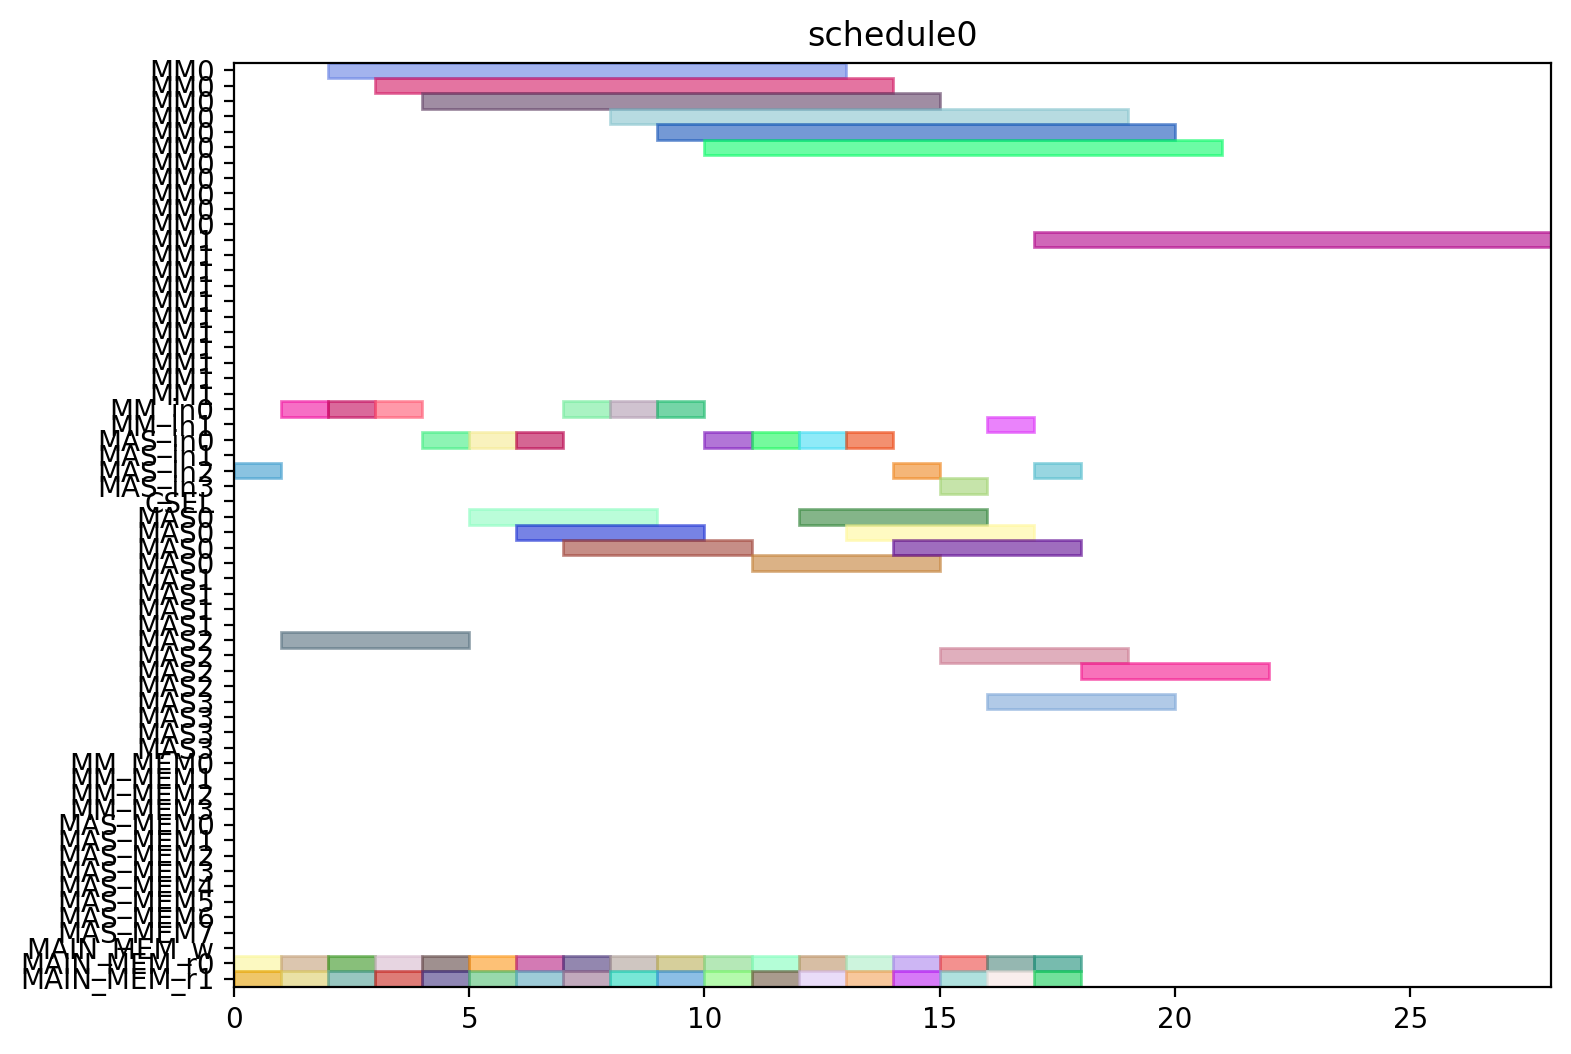

Source code (Python):
from pyschedule import Scenario, solvers, plotters, alt


def solve():
	horizon = 120
	S = Scenario("schedule0", horizon=horizon)

	# resource
	MM = S.Resources('MM', num=2, size=11)
	MM_in = S.Resources('MM_in', num=2)
	MAS_in = S.Resources('MAS_in', num=4)
	CSEL = S.Resource('CSEL')
	MAS = S.Resources('MAS', num=4, size=4, periods=range(1, horizon))
	MM_MEM = S.Resources('MM_MEM', num=4)
	MAS_MEM = S.Resources('MAS_MEM', num=8)
	MAIN_MEM_w = S.Resource('MAIN_MEM_w', size=1)
	MAIN_MEM_r = S.Resources('MAIN_MEM_r', num=2)

	# result of previous scheduling

	# new tasks
	t0_t0 = S.Task('t0_t0', length=4, delay_cost=1)
	t0_t0 += alt(MAS)
	t0_t0_in = S.Task('t0_t0_in', length=1, delay_cost=1)
	t0_t0_in += alt(MAS_in)
	S += t0_t0_in*MAS_in[0]<=t0_t0*MAS[0]

	S += t0_t0_in*MAS_in[1]<=t0_t0*MAS[1]

	S += t0_t0_in*MAS_in[2]<=t0_t0*MAS[2]

	S += t0_t0_in*MAS_in[3]<=t0_t0*MAS[3]

	t0_t0_mem0 = S.Task('t0_t0_mem0', length=1, delay_cost=1)
	t0_t0_mem0 += MAIN_MEM_r[0]
	S += t0_t0_mem0 <= t0_t0

	t0_t0_mem1 = S.Task('t0_t0_mem1', length=1, delay_cost=1)
	t0_t0_mem1 += MAIN_MEM_r[1]
	S += t0_t0_mem1 <= t0_t0

	t0_t1 = S.Task('t0_t1', length=4, delay_cost=1)
	t0_t1 += alt(MAS)
	t0_t1_in = S.Task('t0_t1_in', length=1, delay_cost=1)
	t0_t1_in += alt(MAS_in)
	S += t0_t1_in*MAS_in[0]<=t0_t1*MAS[0]

	S += t0_t1_in*MAS_in[1]<=t0_t1*MAS[1]

	S += t0_t1_in*MAS_in[2]<=t0_t1*MAS[2]

	S += t0_t1_in*MAS_in[3]<=t0_t1*MAS[3]

	t0_t1_mem0 = S.Task('t0_t1_mem0', length=1, delay_cost=1)
	t0_t1_mem0 += MAIN_MEM_r[0]
	S += t0_t1_mem0 <= t0_t1

	t0_t1_mem1 = S.Task('t0_t1_mem1', length=1, delay_cost=1)
	t0_t1_mem1 += MAIN_MEM_r[1]
	S += t0_t1_mem1 <= t0_t1

	t0_t3 = S.Task('t0_t3', length=11, delay_cost=1)
	t0_t3 += alt(MM)
	t0_t3_in = S.Task('t0_t3_in', length=1, delay_cost=1)
	t0_t3_in += alt(MM_in)
	S += t0_t3_in*MM_in[0]<=t0_t3*MM[0]
	S += t0_t3_in*MM_in[1]<=t0_t3*MM[1]
	t0_t3_mem0 = S.Task('t0_t3_mem0', length=1, delay_cost=1)
	t0_t3_mem0 += MAIN_MEM_r[0]
	S += t0_t3_mem0 <= t0_t3

	t0_t3_mem1 = S.Task('t0_t3_mem1', length=1, delay_cost=1)
	t0_t3_mem1 += MAIN_MEM_r[1]
	S += t0_t3_mem1 <= t0_t3

	t1_t0 = S.Task('t1_t0', length=4, delay_cost=1)
	t1_t0 += alt(MAS)
	t1_t0_in = S.Task('t1_t0_in', length=1, delay_cost=1)
	t1_t0_in += alt(MAS_in)
	S += t1_t0_in*MAS_in[0]<=t1_t0*MAS[0]

	S += t1_t0_in*MAS_in[1]<=t1_t0*MAS[1]

	S += t1_t0_in*MAS_in[2]<=t1_t0*MAS[2]

	S += t1_t0_in*MAS_in[3]<=t1_t0*MAS[3]

	t1_t0_mem0 = S.Task('t1_t0_mem0', length=1, delay_cost=1)
	t1_t0_mem0 += MAIN_MEM_r[0]
	S += t1_t0_mem0 <= t1_t0

	t1_t0_mem1 = S.Task('t1_t0_mem1', length=1, delay_cost=1)
	t1_t0_mem1 += MAIN_MEM_r[1]
	S += t1_t0_mem1 <= t1_t0

	t1_t1 = S.Task('t1_t1', length=4, delay_cost=1)
	t1_t1 += alt(MAS)
	t1_t1_in = S.Task('t1_t1_in', length=1, delay_cost=1)
	t1_t1_in += alt(MAS_in)
	S += t1_t1_in*MAS_in[0]<=t1_t1*MAS[0]

	S += t1_t1_in*MAS_in[1]<=t1_t1*MAS[1]

	S += t1_t1_in*MAS_in[2]<=t1_t1*MAS[2]

	S += t1_t1_in*MAS_in[3]<=t1_t1*MAS[3]

	t1_t1_mem0 = S.Task('t1_t1_mem0', length=1, delay_cost=1)
	t1_t1_mem0 += MAIN_MEM_r[0]
	S += t1_t1_mem0 <= t1_t1

	t1_t1_mem1 = S.Task('t1_t1_mem1', length=1, delay_cost=1)
	t1_t1_mem1 += MAIN_MEM_r[1]
	S += t1_t1_mem1 <= t1_t1

	t1_t3 = S.Task('t1_t3', length=11, delay_cost=1)
	t1_t3 += alt(MM)
	t1_t3_in = S.Task('t1_t3_in', length=1, delay_cost=1)
	t1_t3_in += alt(MM_in)
	S += t1_t3_in*MM_in[0]<=t1_t3*MM[0]
	S += t1_t3_in*MM_in[1]<=t1_t3*MM[1]
	t1_t3_mem0 = S.Task('t1_t3_mem0', length=1, delay_cost=1)
	t1_t3_mem0 += MAIN_MEM_r[0]
	S += t1_t3_mem0 <= t1_t3

	t1_t3_mem1 = S.Task('t1_t3_mem1', length=1, delay_cost=1)
	t1_t3_mem1 += MAIN_MEM_r[1]
	S += t1_t3_mem1 <= t1_t3

	t2_t2 = S.Task('t2_t2', length=4, delay_cost=1)
	t2_t2 += alt(MAS)
	t2_t2_in = S.Task('t2_t2_in', length=1, delay_cost=1)
	t2_t2_in += alt(MAS_in)
	S += t2_t2_in*MAS_in[0]<=t2_t2*MAS[0]

	S += t2_t2_in*MAS_in[1]<=t2_t2*MAS[1]

	S += t2_t2_in*MAS_in[2]<=t2_t2*MAS[2]

	S += t2_t2_in*MAS_in[3]<=t2_t2*MAS[3]

	t2_t2_mem0 = S.Task('t2_t2_mem0', length=1, delay_cost=1)
	t2_t2_mem0 += MAIN_MEM_r[0]
	S += t2_t2_mem0 <= t2_t2

	t2_t2_mem1 = S.Task('t2_t2_mem1', length=1, delay_cost=1)
	t2_t2_mem1 += MAIN_MEM_r[1]
	S += t2_t2_mem1 <= t2_t2

	t5_t0 = S.Task('t5_t0', length=11, delay_cost=1)
	t5_t0 += alt(MM)
	t5_t0_in = S.Task('t5_t0_in', length=1, delay_cost=1)
	t5_t0_in += alt(MM_in)
	S += t5_t0_in*MM_in[0]<=t5_t0*MM[0]
	S += t5_t0_in*MM_in[1]<=t5_t0*MM[1]
	t5_t0_mem0 = S.Task('t5_t0_mem0', length=1, delay_cost=1)
	t5_t0_mem0 += MAIN_MEM_r[0]
	S += t5_t0_mem0 <= t5_t0

	t5_t0_mem1 = S.Task('t5_t0_mem1', length=1, delay_cost=1)
	t5_t0_mem1 += MAIN_MEM_r[1]
	S += t5_t0_mem1 <= t5_t0

	t5_t1 = S.Task('t5_t1', length=11, delay_cost=1)
	t5_t1 += alt(MM)
	t5_t1_in = S.Task('t5_t1_in', length=1, delay_cost=1)
	t5_t1_in += alt(MM_in)
	S += t5_t1_in*MM_in[0]<=t5_t1*MM[0]
	S += t5_t1_in*MM_in[1]<=t5_t1*MM[1]
	t5_t1_mem0 = S.Task('t5_t1_mem0', length=1, delay_cost=1)
	t5_t1_mem0 += MAIN_MEM_r[0]
	S += t5_t1_mem0 <= t5_t1

	t5_t1_mem1 = S.Task('t5_t1_mem1', length=1, delay_cost=1)
	t5_t1_mem1 += MAIN_MEM_r[1]
	S += t5_t1_mem1 <= t5_t1

	t5_t2 = S.Task('t5_t2', length=4, delay_cost=1)
	t5_t2 += alt(MAS)
	t5_t2_in = S.Task('t5_t2_in', length=1, delay_cost=1)
	t5_t2_in += alt(MAS_in)
	S += t5_t2_in*MAS_in[0]<=t5_t2*MAS[0]

	S += t5_t2_in*MAS_in[1]<=t5_t2*MAS[1]

	S += t5_t2_in*MAS_in[2]<=t5_t2*MAS[2]

	S += t5_t2_in*MAS_in[3]<=t5_t2*MAS[3]

	t5_t2_mem0 = S.Task('t5_t2_mem0', length=1, delay_cost=1)
	t5_t2_mem0 += MAIN_MEM_r[0]
	S += t5_t2_mem0 <= t5_t2

	t5_t2_mem1 = S.Task('t5_t2_mem1', length=1, delay_cost=1)
	t5_t2_mem1 += MAIN_MEM_r[1]
	S += t5_t2_mem1 <= t5_t2

	t5_t3 = S.Task('t5_t3', length=4, delay_cost=1)
	t5_t3 += alt(MAS)
	t5_t3_in = S.Task('t5_t3_in', length=1, delay_cost=1)
	t5_t3_in += alt(MAS_in)
	S += t5_t3_in*MAS_in[0]<=t5_t3*MAS[0]

	S += t5_t3_in*MAS_in[1]<=t5_t3*MAS[1]

	S += t5_t3_in*MAS_in[2]<=t5_t3*MAS[2]

	S += t5_t3_in*MAS_in[3]<=t5_t3*MAS[3]

	t5_t3_mem0 = S.Task('t5_t3_mem0', length=1, delay_cost=1)
	t5_t3_mem0 += MAIN_MEM_r[0]
	S += t5_t3_mem0 <= t5_t3

	t5_t3_mem1 = S.Task('t5_t3_mem1', length=1, delay_cost=1)
	t5_t3_mem1 += MAIN_MEM_r[1]
	S += t5_t3_mem1 <= t5_t3

	t7_t0 = S.Task('t7_t0', length=4, delay_cost=1)
	t7_t0 += alt(MAS)
	t7_t0_in = S.Task('t7_t0_in', length=1, delay_cost=1)
	t7_t0_in += alt(MAS_in)
	S += t7_t0_in*MAS_in[0]<=t7_t0*MAS[0]

	S += t7_t0_in*MAS_in[1]<=t7_t0*MAS[1]

	S += t7_t0_in*MAS_in[2]<=t7_t0*MAS[2]

	S += t7_t0_in*MAS_in[3]<=t7_t0*MAS[3]

	t7_t0_mem0 = S.Task('t7_t0_mem0', length=1, delay_cost=1)
	t7_t0_mem0 += MAIN_MEM_r[0]
	S += t7_t0_mem0 <= t7_t0

	t7_t0_mem1 = S.Task('t7_t0_mem1', length=1, delay_cost=1)
	t7_t0_mem1 += MAIN_MEM_r[1]
	S += t7_t0_mem1 <= t7_t0

	t7_t1 = S.Task('t7_t1', length=4, delay_cost=1)
	t7_t1 += alt(MAS)
	t7_t1_in = S.Task('t7_t1_in', length=1, delay_cost=1)
	t7_t1_in += alt(MAS_in)
	S += t7_t1_in*MAS_in[0]<=t7_t1*MAS[0]

	S += t7_t1_in*MAS_in[1]<=t7_t1*MAS[1]

	S += t7_t1_in*MAS_in[2]<=t7_t1*MAS[2]

	S += t7_t1_in*MAS_in[3]<=t7_t1*MAS[3]

	t7_t1_mem0 = S.Task('t7_t1_mem0', length=1, delay_cost=1)
	t7_t1_mem0 += MAIN_MEM_r[0]
	S += t7_t1_mem0 <= t7_t1

	t7_t1_mem1 = S.Task('t7_t1_mem1', length=1, delay_cost=1)
	t7_t1_mem1 += MAIN_MEM_r[1]
	S += t7_t1_mem1 <= t7_t1

	t7_t3 = S.Task('t7_t3', length=11, delay_cost=1)
	t7_t3 += alt(MM)
	t7_t3_in = S.Task('t7_t3_in', length=1, delay_cost=1)
	t7_t3_in += alt(MM_in)
	S += t7_t3_in*MM_in[0]<=t7_t3*MM[0]
	S += t7_t3_in*MM_in[1]<=t7_t3*MM[1]
	t7_t3_mem0 = S.Task('t7_t3_mem0', length=1, delay_cost=1)
	t7_t3_mem0 += MAIN_MEM_r[0]
	S += t7_t3_mem0 <= t7_t3

	t7_t3_mem1 = S.Task('t7_t3_mem1', length=1, delay_cost=1)
	t7_t3_mem1 += MAIN_MEM_r[1]
	S += t7_t3_mem1 <= t7_t3

	t10_t0 = S.Task('t10_t0', length=11, delay_cost=1)
	t10_t0 += alt(MM)
	t10_t0_in = S.Task('t10_t0_in', length=1, delay_cost=1)
	t10_t0_in += alt(MM_in)
	S += t10_t0_in*MM_in[0]<=t10_t0*MM[0]
	S += t10_t0_in*MM_in[1]<=t10_t0*MM[1]
	t10_t0_mem0 = S.Task('t10_t0_mem0', length=1, delay_cost=1)
	t10_t0_mem0 += MAIN_MEM_r[0]
	S += t10_t0_mem0 <= t10_t0

	t10_t0_mem1 = S.Task('t10_t0_mem1', length=1, delay_cost=1)
	t10_t0_mem1 += MAIN_MEM_r[1]
	S += t10_t0_mem1 <= t10_t0

	t10_t1 = S.Task('t10_t1', length=11, delay_cost=1)
	t10_t1 += alt(MM)
	t10_t1_in = S.Task('t10_t1_in', length=1, delay_cost=1)
	t10_t1_in += alt(MM_in)
	S += t10_t1_in*MM_in[0]<=t10_t1*MM[0]
	S += t10_t1_in*MM_in[1]<=t10_t1*MM[1]
	t10_t1_mem0 = S.Task('t10_t1_mem0', length=1, delay_cost=1)
	t10_t1_mem0 += MAIN_MEM_r[0]
	S += t10_t1_mem0 <= t10_t1

	t10_t1_mem1 = S.Task('t10_t1_mem1', length=1, delay_cost=1)
	t10_t1_mem1 += MAIN_MEM_r[1]
	S += t10_t1_mem1 <= t10_t1

	t10_t2 = S.Task('t10_t2', length=4, delay_cost=1)
	t10_t2 += alt(MAS)
	t10_t2_in = S.Task('t10_t2_in', length=1, delay_cost=1)
	t10_t2_in += alt(MAS_in)
	S += t10_t2_in*MAS_in[0]<=t10_t2*MAS[0]

	S += t10_t2_in*MAS_in[1]<=t10_t2*MAS[1]

	S += t10_t2_in*MAS_in[2]<=t10_t2*MAS[2]

	S += t10_t2_in*MAS_in[3]<=t10_t2*MAS[3]

	t10_t2_mem0 = S.Task('t10_t2_mem0', length=1, delay_cost=1)
	t10_t2_mem0 += MAIN_MEM_r[0]
	S += t10_t2_mem0 <= t10_t2

	t10_t2_mem1 = S.Task('t10_t2_mem1', length=1, delay_cost=1)
	t10_t2_mem1 += MAIN_MEM_r[1]
	S += t10_t2_mem1 <= t10_t2

	t10_t3 = S.Task('t10_t3', length=4, delay_cost=1)
	t10_t3 += alt(MAS)
	t10_t3_in = S.Task('t10_t3_in', length=1, delay_cost=1)
	t10_t3_in += alt(MAS_in)
	S += t10_t3_in*MAS_in[0]<=t10_t3*MAS[0]

	S += t10_t3_in*MAS_in[1]<=t10_t3*MAS[1]

	S += t10_t3_in*MAS_in[2]<=t10_t3*MAS[2]

	S += t10_t3_in*MAS_in[3]<=t10_t3*MAS[3]

	t10_t3_mem0 = S.Task('t10_t3_mem0', length=1, delay_cost=1)
	t10_t3_mem0 += MAIN_MEM_r[0]
	S += t10_t3_mem0 <= t10_t3

	t10_t3_mem1 = S.Task('t10_t3_mem1', length=1, delay_cost=1)
	t10_t3_mem1 += MAIN_MEM_r[1]
	S += t10_t3_mem1 <= t10_t3

	solvers.mip.solve(S,msg=1,kind='CPLEX',ratio_gap=1.01)

	solution = [['hoge']*len(S.solution()[1]) for i in range(len(S.solution()))]
	for i in range(len(S.solution())):
		for j in range(len(S.solution()[i])):
			solution[i][j]=str(S.solution()[i][j])
	print(solution)

	cycles = int(solution[-1][3])

	pic_file_name = "/mnt/rose/usr1/fukuda/ABE/multiRAM_multiMAS_16mux/scheduling_result/stage11MM2_stage4MAS4/EP2_DBL_w_EVAL/schedule0.png"
	if(S.solution() != []):
		plotters.matplotlib.plot(S,img_filename=pic_file_name, show_task_labels=False, fig_size=(cycles*0.25+3, 6))

	return solution
